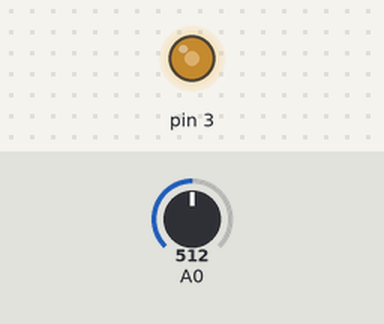
Bench run of a sketch on a simulated Arduino Uno, built with avr-gcc and run on an emulated ATmega328P. Parts: output pins drawn as LEDs (lit = HIGH). The test bench sets the inputs (shaded band); at power-on: A0 = 512.

Above: at 1.2 s.
1.3 s: A0 set to 716
At 1.7 s:
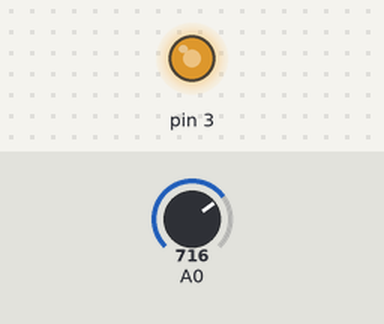
2.8 s: A0 set to 900
At 4.0 s:
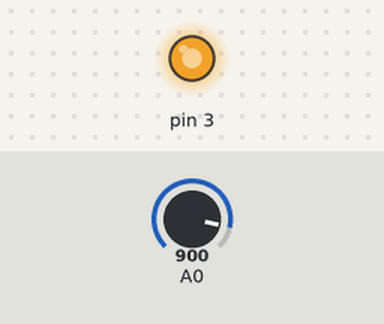
4.3 s: A0 set to 122
At 5.2 s:
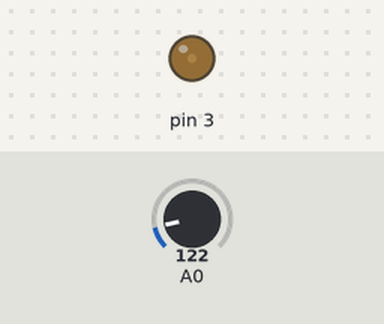
5.8 s: A0 set to 0
At 6.3 s:
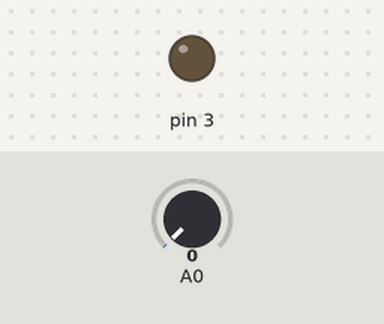
7.3 s: A0 set to 511
At 8.7 s:
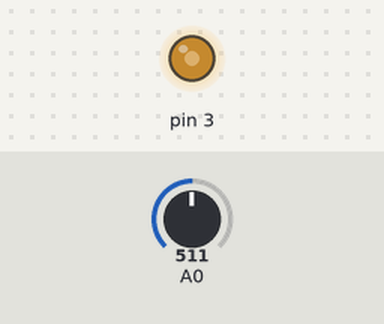
Timing chart, 0 to 9.8 s (numbered marks = the images above; inputs shaded):
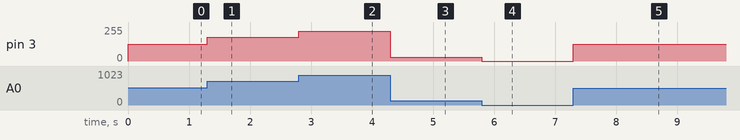

Measured:
- after the input at 1.3 s, pin 3: 127/255 → 178/255 at once
- after the input at 2.8 s, pin 3: 178/255 → 224/255 at once
- after the input at 4.3 s, pin 3: 224/255 → 30/255 at once
- after the input at 5.8 s, pin 3: 30/255 → 0/255 at once
- after the input at 7.3 s, pin 3: 0/255 → 127/255 at once

The sketch:

Exp_4a.ino
```cpp
void setup() {
  // put your setup code here, to run once:
  pinMode(3,OUTPUT);
  pinMode(A0,INPUT);
}

void loop() {
  // put your main code here, to run repeatedly:
  int a = analogRead(0);
  int b = map(a,0,1023,0,255);
  analogWrite(3,b);
}
```
